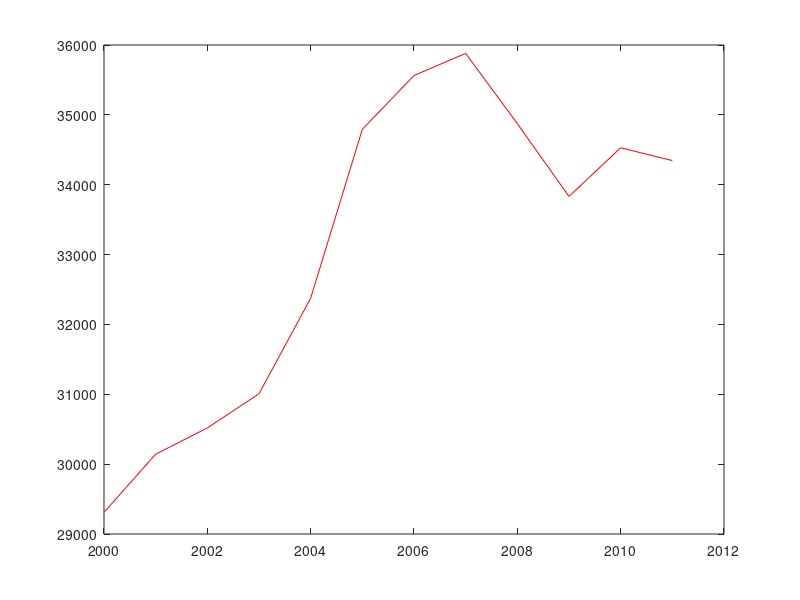

This figure's MATLAB source:
clc
clear all
close all

load datiOTT;

%% Stima trend

% Do i nomi alle colonne dei dati che mi interessano
loads = datiOTT(:,2);
years = datiOTT(:,3);

% Per ogni anno, calcolo la media dei carichi sulle 4 settimane di Ottobre
% e la salvo negli elementi del vettore "means"
for i = 0:11
    
    currentYear = 2000+i;
    booleanVectorCurrentYear = (years == currentYear);
    currentYearLoads = loads(booleanVectorCurrentYear);
    
    % Prendo solo i dati dei primi 28 giorni per l'Ottobre di ogni anno.
    % Questo per avere esattamente 4 settimane ed evitare di avere 5 domeniche
    % o cose del genere.. Perdo in robustezza (se salta un dato: casino!)
    fourWeeksLoads = currentYearLoads(1:28);
    means(i+1) = mean(fourWeeksLoads);
    
end

% Plotto il grafico del trend negli anni
figure('Name', 'Data Trend',    'NumberTitle', 'off')
plot(2000:2011, means, 'r')

%% Detrendizzazione

